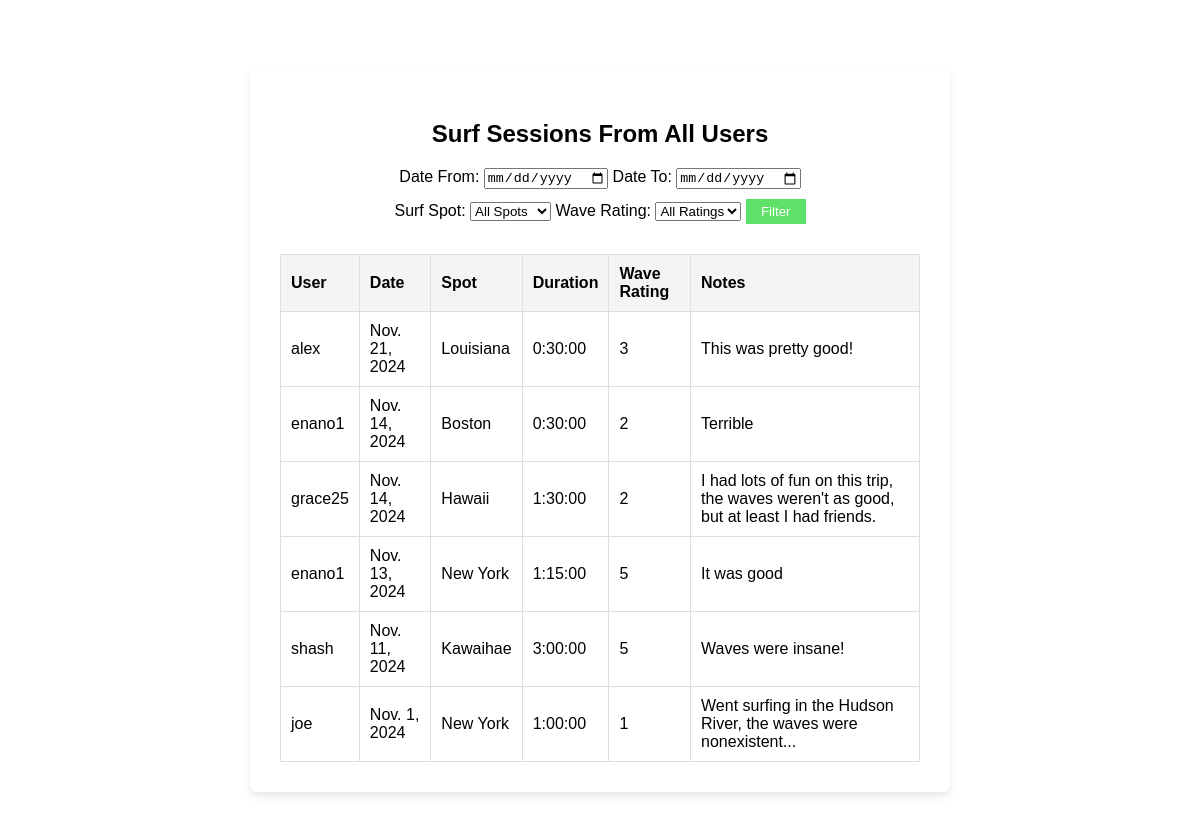
The page /surf_sessions_public/ on the database as committed earlier.
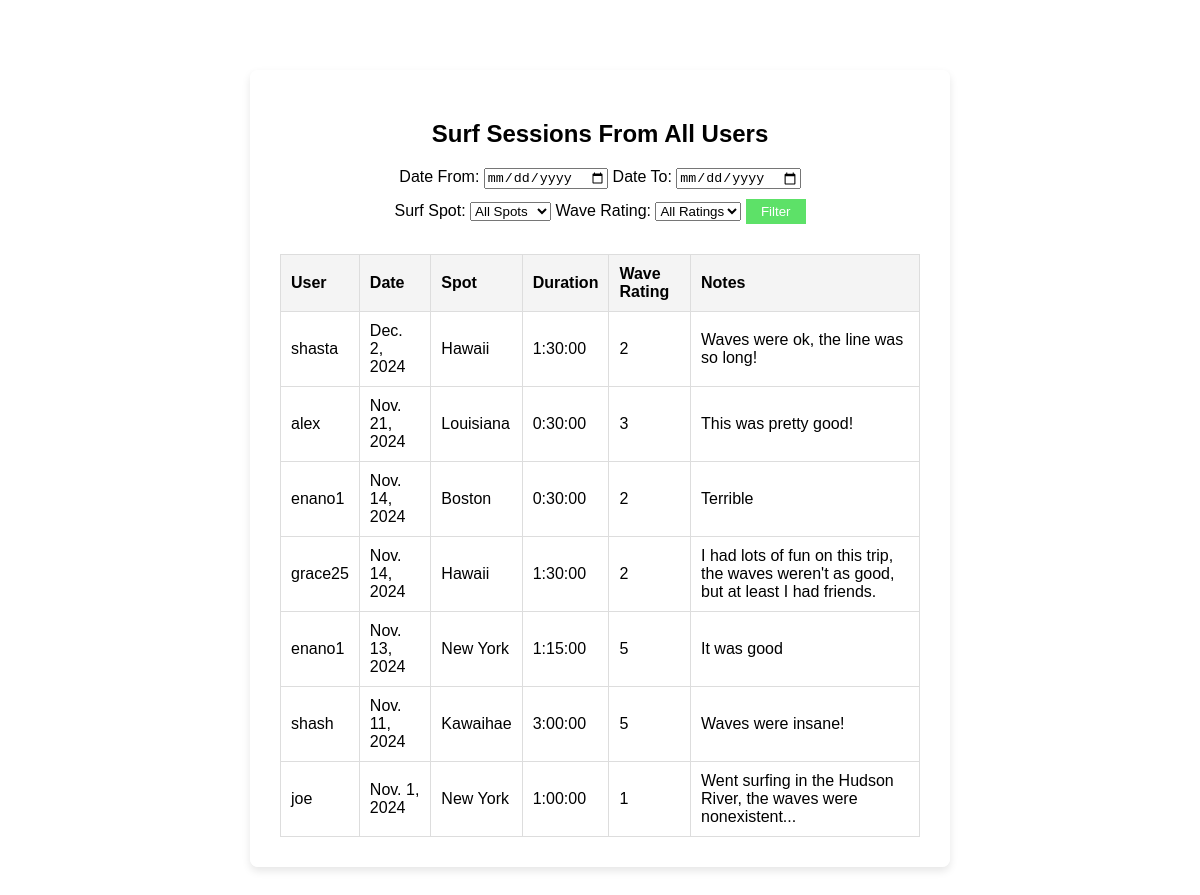
The same page on the database as committed later.
### tide/models.py (models this page shows, shortened)
class SurfSession(models.Model):
    surf_spot = models.ForeignKey(SurfSpot, on_delete=models.CASCADE, related_name='surf_sessions')
    user = models.ForeignKey(User, on_delete=models.CASCADE, related_name='surf_sessions')
    date = models.DateField()
    duration = models.DurationField()
    wave_rating = models.IntegerField(choices=[(i, str(i)) for i in range(1, 6)])
    notes = models.TextField(blank=True, max_length=100)

class SurfSpot(models.Model):
    user = models.ForeignKey(User, on_delete=models.CASCADE, related_name='surf_spots')
    station_id = models.CharField(max_length=10)
    nickname = models.CharField(max_length=100, blank=True)
    latitude = models.FloatField()
    longitude = models.FloatField()
    created_at = models.DateTimeField(auto_now_add=True)
    def __str__(self):
        return f"{self.nickname or self.station_id}"
    class Meta:
        ordering = ['-created_at']

### tide/views.py (the view)
# urls.py: path('surf_sessions_public/', views.SurfSessionPublicListView.as_view(), name='surf_sessions_public'),
class SurfSessionPublicListView(ListView):
    model = SurfSession
    template_name = 'tide/surf_sessions_public.html'
    context_object_name = 'surf_sessions'
    def get_queryset(self):
        queryset = SurfSession.objects.all().order_by('-date')
        date_from = self.request.GET.get('date_from')
        date_to = self.request.GET.get('date_to')
        surf_spot = self.request.GET.get('surf_spot')
        wave_rating = self.request.GET.get('wave_rating')
        if date_from:
            queryset = queryset.filter(date__gte=date_from)
        if date_to:
            queryset = queryset.filter(date__lte=date_to)
        if surf_spot:
            queryset = queryset.filter(surf_spot__nickname=surf_spot)
        if wave_rating:
            queryset = queryset.filter(wave_rating=wave_rating)
        return queryset
    def get_context_data(self, **kwargs):
        context = super().get_context_data(**kwargs)
        context['surf_spots'] = (
            SurfSpot.objects.values('nickname')
            .distinct()
            .order_by('nickname')
        )
        return context

### tide/templates/tide/surf_sessions_public.html (shortened to what this page needs)
{% extends 'tide/base.html' %}
{% block content %}
<body class="location-body">
    <div class="location-content-wrapper">
        <h2>Surf Sessions From All Users</h2>
        <form method="get" action="{% url 'surf_sessions_public' %}">
            <label for="date_from">Date From:</label>
            <input type="date" name="date_from" value="{{ request.GET.date_from }}">
            <label for="date_to">Date To:</label>
            <input type="date" name="date_to" value="{{ request.GET.date_to }}">
            <br>
            <label for="surf_spot">Surf Spot:</label>
            <select name="surf_spot">
                <option value="">All Spots</option>
            </select>
            <label for="wave_rating">Wave Rating:</label>
            <select name="wave_rating">
                <option value="">All Ratings</option>
            </select>
            <button type="submit">Filter</button>
        </form>
    <div class="surf-sessions-table">
    <table class="table">
        <thead>
            <tr>
                <th>User</th>
                <th>Date</th>
                <th>Spot</th>
                <th>Duration</th>
                <th>Wave Rating</th>
                <th>Notes</th>
            </tr>
        </thead>
        <tbody>
            {% if surf_sessions %}
                {% for session in surf_sessions %}
                <tr>
                    <td>{{ session.user }}</td>
                    <td>{{ session.date }}</td>
                    <td>{{ session.surf_spot }}</td>
                    <td>{{ session.duration }}</td>
                    <td>{{ session.wave_rating }}</td>
                    <td>{{ session.notes|default:"No notes" }}</td>
                </tr>
                {% endfor %}
            {% else %}
                <tr>
                    <td colspan="5">No surf sessions available.</td>
                </tr>
            {% endif %}
        </tbody>
    </table>
    </div>
    </div>
</body>
{% endblock %}

Rows that differ between the two databases and show on the page:
added SurfSession: user "shasta", date "Dec. 2, 2024", surf_spot "Hawaii", duration "1:30:00", wave_rating "2", notes "Waves were ok, the line was so long!"
